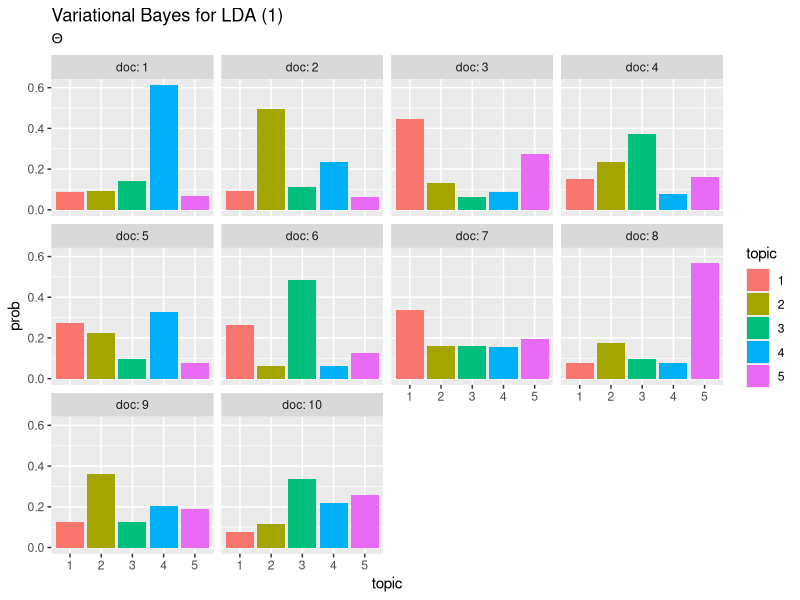
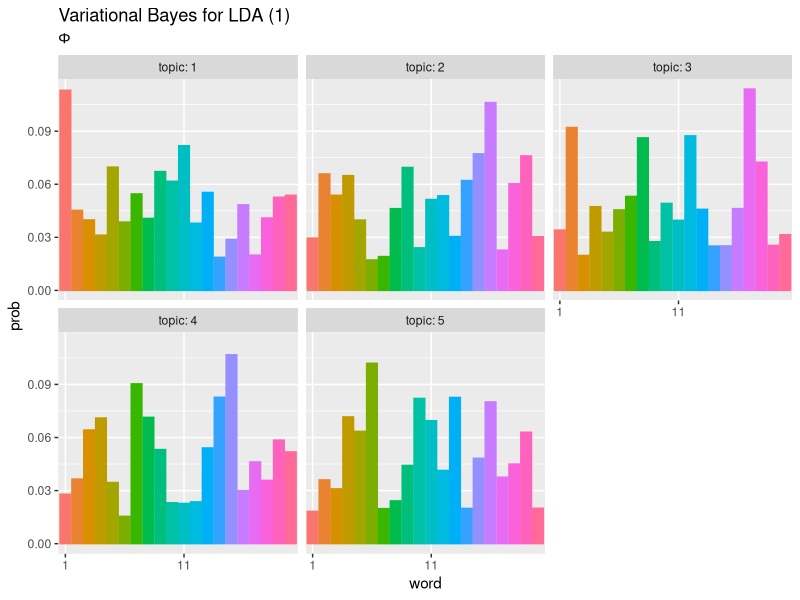
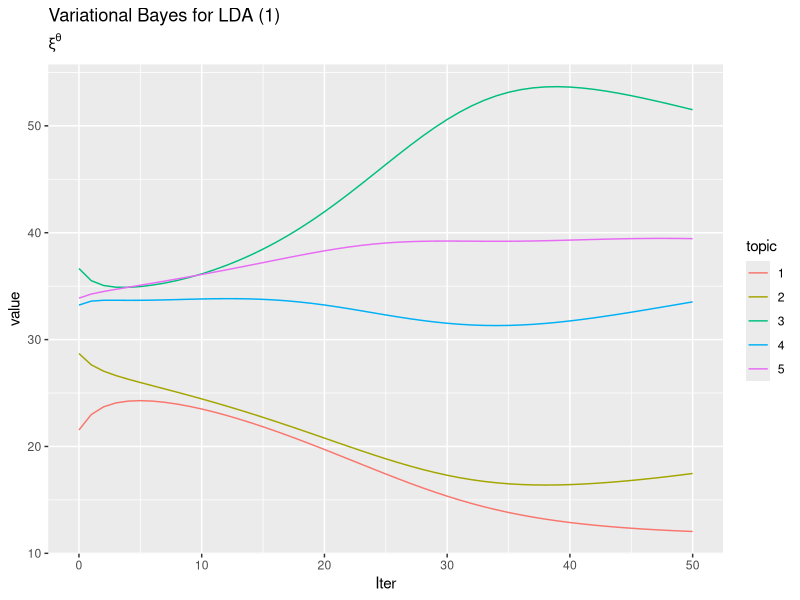
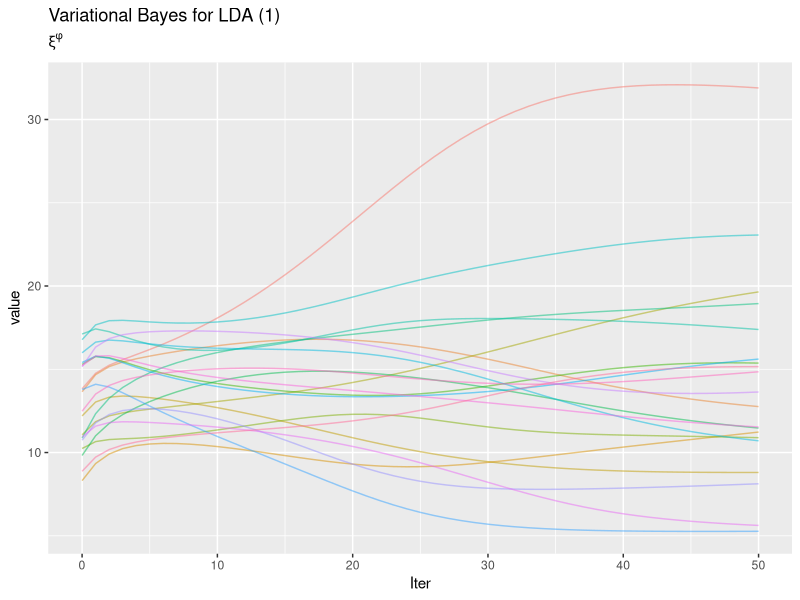

Reproduce these figures in R, in order.

# Variational Bayes for LDA (1):Light Ver -------------------------------------------

# 利用パッケージ
library(tidyverse)

## 簡易文書データ
# 文書数
M <- 10
# 語彙数
V <- 20
# 文書ごとの各語彙数
n_dv <- matrix(sample(1:10, M * V, replace = TRUE), M, V)


# パラメータの設定 ----------------------------------------------------------------

# イタレーション数を指定
Iter <- 50

# トピック数を指定
K <- 5

# 事前分布のパラメータを指定
alpha_k <- rep(2, K)
beta_v  <- rep(2, V)

# 潜在トピック集合の分布
z_dv_k <- array(0, dim = c(M, V, K))
for(d in 1:M) {
  for(v in 1:V) {
    if(n_dv[d, v]) {
      tmp_q_z <- seq(0, 1, by = 0.01) %>% 
        sample(size = K, replace = TRUE)
      z_dv_k[d, v, ] <- tmp_q_z / sum(tmp_q_z)
    }
  }
}

## カウントの期待値
tmp_n <- array(0, dim = c(M, V, K))
for(k in 1:K) {
  tmp_n[, , k] <- z_dv_k[, , k] * n_dv
}

# 文書ごとにおいて各トピックが割り当てられた単語数の期待値の初期値
E_n_dk <- apply(tmp_n, c(1, 3), sum)

# 全文書において各トピックが割り当てられた単語数の期待値の初期値
E_n_kv <- apply(tmp_n, c(3, 2), sum)

# 事後分布パラメータの初期値
xi_dk <- t(t(E_n_dk) + alpha_k)
xi_kv <- t(t(E_n_kv) + beta_v)


# 変分ベイズ -------------------------------------------------------------------

# 推移の確認用
trace_xi_theta <- array(0, dim = c(M, K, Iter + 1))
trace_xi_phi   <- array(0, dim = c(K, V, Iter + 1))
# 初期値を代入
trace_xi_theta[, , 1] <- xi_dk
trace_xi_phi[, , 1]   <- xi_kv

for(I in 1:Iter) { ## (試行回数)
  
  for(d in 1:M) { ## (各文書)
    
    # 潜在トピック集合の事後分布を計算:式(3.99)
    term1_kv <- digamma(xi_kv) - digamma(apply(xi_kv, 1, sum))
    term2_k  <- digamma(xi_dk[d, ]) - digamma(apply(xi_dk, 2, sum))
    tmp_z_kv <- exp(term1_kv) * exp(term2_k)
    # 正規化
    z_dv_k[d, , ] <- t(tmp_z_kv) / apply(tmp_z_kv, 2, sum)
    
    # カウントの期待値
    for(k in 1:K) {
      tmp_n[, , k] <- z_dv_k[, , k] * n_dv
    }
    E_n_dk <- apply(tmp_n, c(1, 3), sum)
    E_n_kv <- apply(tmp_n, c(3, 2), sum)
    
    # 事後分布のパラメータを計算:式(3.89)
    xi_dk[d, ] <- E_n_dk[d, ] + alpha_k
    
  } ## (/各文書)
  
  # 事後分布のパラメータ:式(3.95)
  xi_kv <- t(t(E_n_kv) + beta_v)
  
  # 推移の確認用
  trace_xi_theta[, , I + 1] <- xi_dk
  trace_xi_phi[, , I + 1]   <- xi_kv
  
}

# 処理の検証用
sum(E_n_dk) == sum(n_dv)
sum(E_n_kv) == sum(n_dv)


# 推定結果の確認 ----------------------------------------------------------------------

## トピック分布(期待値)
# thetaの期待値を計算:式(2.10)
theta_dk <- xi_dk / apply(xi_dk, 1, sum)

# 作図用のデータフレームを作成
theta_WideDF <- cbind(
  as.data.frame(theta_dk), 
  doc = as.factor(1:M) # 文書番号
)

# データフレームをlong型に変換
theta_LongDF <- pivot_longer(
  theta_WideDF, 
  cols = -doc,         # 変換せずにそのまま残す現列名
  names_to = "topic",  # 現列名を格納する新しい列の名前
  names_prefix = "V",  # 現列名から取り除く文字列
  names_ptypes = list(topic = factor()),  # 現列名を要素とする際の型
  values_to = "prob"   # 現要素を格納する新しい列の名前
)

# 作図
ggplot(theta_LongDF, aes(x = topic, y = prob, fill = topic)) + 
  geom_bar(stat = "identity", position = "dodge") + # 棒グラフ
  facet_wrap( ~ doc, labeller = label_both) + # グラフの分割
  labs(title = "Variational Bayes for LDA (1)", 
       subtitle = expression(Theta)) # ラベル


## 単語分布(期待値)
# phiの期待値を計算:式(2.10)
phi_kv <- xi_kv / apply(xi_kv, 1, sum)

# 作図用のデータフレームを作成
phi_WideDF <- cbind(
  as.data.frame(phi_kv), 
  topic = as.factor(1:K) # トピック番号
)

# データフレームをlong型に変換
phi_LongDF <- pivot_longer(
  phi_WideDF, 
  cols = -topic,       # 変換せずにそのまま残す現列名
  names_to = "word",   # 現列名を格納する新しい列の名前
  names_prefix = "V",  # 現列名から取り除く文字列
  names_ptypes = list(word = factor()),  # 現列名を要素とする際の型
  values_to = "prob"   # 現要素を格納する新しい列の名前
)

# 作図
ggplot(phi_LongDF, aes(x = word, y = prob, fill = word, color = word)) + 
  geom_bar(stat = "identity", position = "dodge") + # 棒グラフ
  facet_wrap( ~ topic, labeller = label_both) + # グラフの分割
  scale_x_discrete(breaks = seq(1, V, by = 10)) + # x軸目盛
  theme(legend.position = "none") + # 凡例
  labs(title = "Variational Bayes for LDA (1)", 
       subtitle = expression(Phi)) # ラベル


# 推移の確認 ---------------------------------------------------------------------

# 利用パッケージ
library(gganimate)


# データフレームに変換
trace_xi_theta_WideDF <- data.frame()
trace_xi_phi_WideDF <- data.frame()
for(I in 1:(Iter + 1)) {
  # データフレームに変換
  tmp_trace_xi_theta <- cbind(
    as.data.frame(trace_xi_theta[, , I]), 
    doc = as.factor(1:M), # 文書番号
    Iter = I - 1 # 試行回数
  )
  tmp_trace_xi_phi <- cbind(
    as.data.frame(trace_xi_phi[, , I]), 
    topic = as.factor(1:K), # トピック番号
    Iter = I - 1 # 試行回数
  )
  # 結合
  trace_xi_theta_WideDF <- rbind(trace_xi_theta_WideDF, tmp_trace_xi_theta)
  trace_xi_phi_WideDF <- rbind(trace_xi_phi_WideDF, tmp_trace_xi_phi)
}

# データフレームをlong型に変換
trace_xi_theta_LongDF <- pivot_longer(
  trace_xi_theta_WideDF, 
  cols = -c(doc, Iter),          # 変換せずにそのまま残す現列名
  names_to = "topic",   # 現列名を格納する新しい列の名前
  names_prefix = "V",  # 現列名から取り除く文字列
  names_ptypes = list(topic = factor()),  # 現列名を要素とする際の型
  values_to = "value"    # 現要素を格納する新しい列の名前
)
trace_xi_phi_LongDF <- pivot_longer(
  trace_xi_phi_WideDF, 
  cols = -c(topic, Iter),        # 変換せずにそのまま残す現列名
  names_to = "word",    # 現列名を格納する新しい列の名前
  names_prefix = "V",  # 現列名から取り除く文字列
  names_ptypes = list(word = factor()),  # 現列名を要素とする際の型
  values_to = "value"    # 現要素を格納する新しい列の名前
)


## トピック分布
# 作図
graph_xi_theta <- ggplot(trace_xi_theta_LongDF, aes(x = topic, y = value, fill = topic)) + 
  geom_bar(stat = "identity", position = "dodge") +  # 棒グラフ
  facet_wrap( ~ doc, labeller = label_both) +        # グラフの分割
  transition_manual(Iter) + 
  labs(title = "Variational Bayes for LDA (1)", 
       subtitle = "Iter={current_frame}") # ラベル

# 描画
animate(graph_xi_theta, nframes = (Iter + 1), fps = 10)


## 単語分布
# 作図
graph_xi_phi <- ggplot(trace_xi_phi_LongDF, aes(x = word, y = value, fill = word, color = word)) + 
  geom_bar(stat = "identity", position = "dodge") +  # 棒グラフ
  facet_wrap( ~ topic, labeller = label_both) +      # グラフの分割
  scale_x_discrete(breaks = seq(1, V, by = 10)) +    # x軸目盛
  theme(legend.position = "none") +                  # 凡例
  transition_manual(Iter) + 
  labs(title = "Variational Bayes for LDA (1)", 
       subtitle = "Iter={current_frame}") # ラベル

# 描画
animate(graph_xi_phi, nframes = (Iter + 1), fps = 10)


### 折れ線グラフ
## トピック分布のパラメータ
# 文書番号を指定
doc_num <- 10

# 作図
trace_xi_theta_LongDF %>% 
  filter(doc == doc_num) %>% 
  ggplot(aes(x = Iter, y = value, color = topic)) + 
  geom_line() + 
  labs(title = "Variational Bayes for LDA (1)", 
       subtitle = expression(xi^theta)) # ラベル


## トピック分布のパラメータ
# トピック番号を指定
topic_num <- 1

# 作図
trace_xi_phi_LongDF %>% 
  filter(topic == topic_num) %>% 
  ggplot(aes(x = Iter, y = value, color = word)) + 
  geom_line(alpha = 0.5) + 
  theme(legend.position = "none") + # 凡例
  labs(title = "Variational Bayes for LDA (1)", 
       subtitle = expression(xi^phi)) # ラベル
